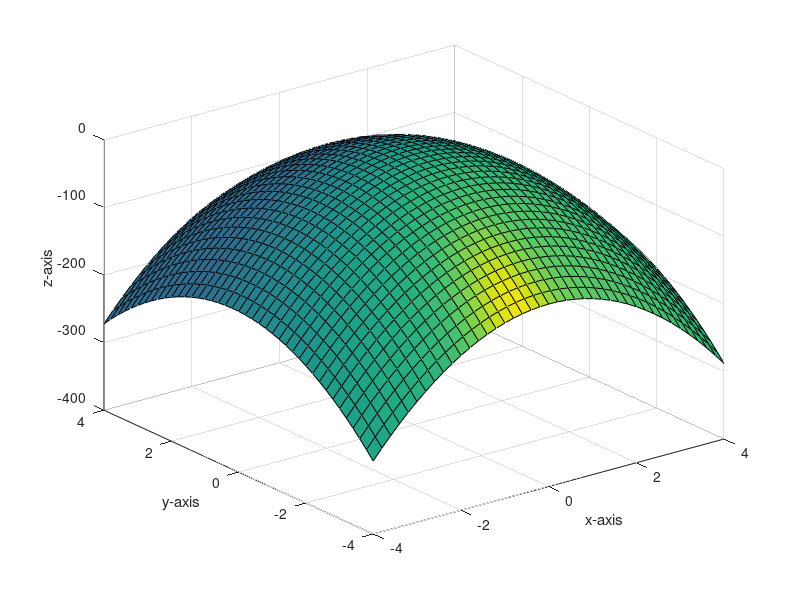
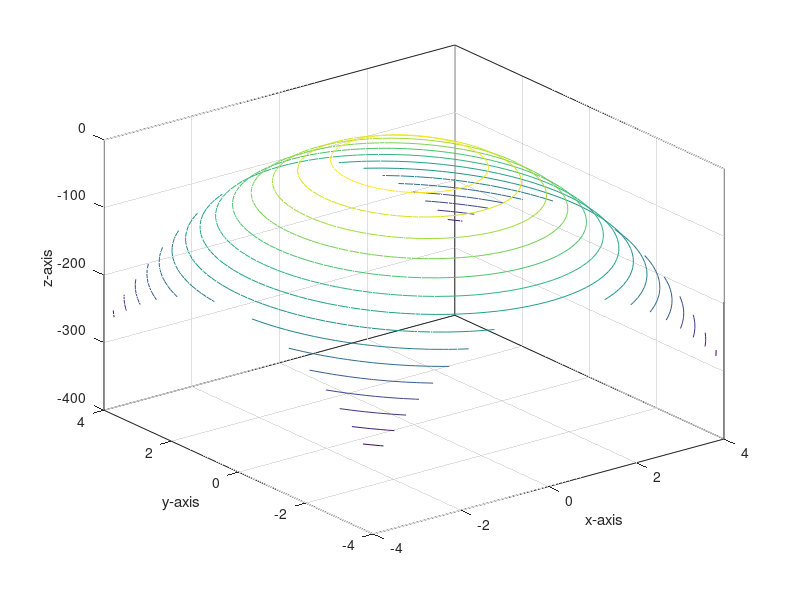
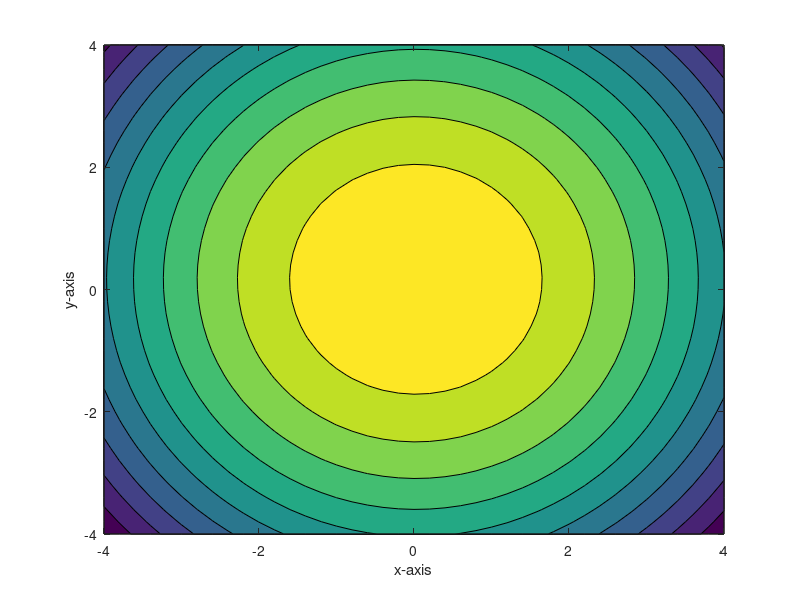

The MATLAB source for these figures, in order:
clf
[x,y]=meshgrid(-4.0:0.2:4.0,-4.0:0.2:4.0);
z=0.5*(-20*x.^2+x)+0.5*(-15*y.^2+5*y);
figure(1);
surfl(x,y,z);
axis([-4 4 -4 4 -400 0] )
xlabel('x-axis'); ylabel('y-axis'); zlabel('z-axis');
figure(2);
contour3(x,y,z,15);
axis([-4 4 -4 4 -400 0] )
xlabel('x-axis'); ylabel('y-axis'); zlabel('z-axis');
figure(3)
contourf(x,y,z,10)
xlabel('x-axis'); ylabel('y-axis');